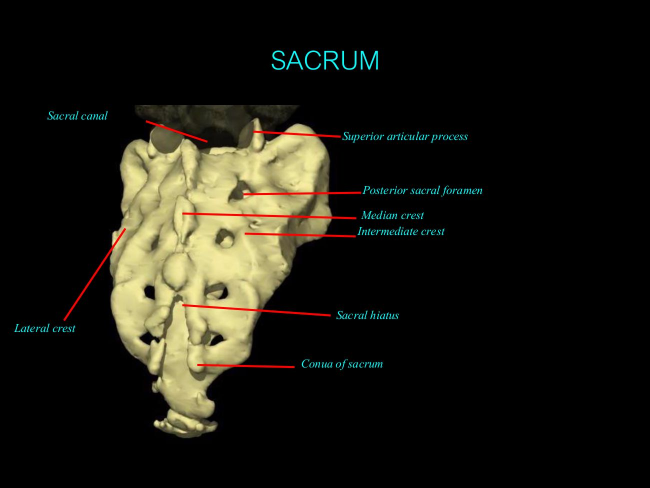
#> input picture anatomy/img/h/ns1_back_044.jpg, 1300 x 975 px (shown at 1/2 size)
$ python -i raster.py   (imports and definitions only)
#> lines starting #> are read from the running program, lines starting #| are printed output that depends on the picture; after the words box and inside, x2 and y2 are one past the last pixel; in counts of white or black regions, pixels touching at a corner belong together
#> further down, picture is the input picture: shape (975, 1300, 3); mean B, G, R 18, 26.1, 27.6
"""Atlas figures whose numbers and leader lines are part of the photo (raster labels).
Find the numbers (Vision OCR on upscaled edge strips and single blobs, then fill each column's sequence),
follow each leader line from its number to its tip (round its bends, across patches where it cannot be seen,
into a printed arrowhead), erase every line that crosses the number margin (numbers read or not), then crop the
white number margins and inpaint the lines, so the photo is as clean as the vector-labelled ones."""
import json, math, os, re, subprocess, tempfile
import numpy as np, cv2

THR = 18.0    # window-averaged line contrast (grey levels) that still counts as line
BEND = 50.0   # line evidence a bent-off piece of leader line needs over its first 22 px (real bends: 78+;
              # a white rim or a nerve beside the tip: 21 or less, as their two sides differ)
EXTEND = True
OCR = os.environ.get('OCR_BIN', os.path.join(os.path.dirname(os.path.abspath(__file__)), 'ocr'))

# [32 lines left out: functions samp, resp, _strong, _samp_v, not called in this run]

def _resp_v(g, X, Y, dx, dy, xs, ys, off):
    c = _samp_v(g, X, Y, xs, ys); n1 = _samp_v(g, X - dy * off, Y + dx * off, xs, ys); n2 = _samp_v(g, X + dy * off, Y - dx * off, xs, ys)
    return (n1 + n2) / 2 - c

# [121 lines left out: functions _rays, best_dir, ray, rays, evidence, snap and 2 more, not called in this run]

def inky(img, pts, pol, share=0.75):
    pts = list(pts); return len(pts) > 0 and sum(ink(img, x, y, pol) for x, y in pts) >= share * len(pts)

# [163 lines left out: functions across, bends, arrowhead, margin_lines, lead, trace_number and 2 more, not called in this run]

def ocr(paths):
    out = subprocess.run([OCR] + paths, capture_output=True, text=True).stdout.splitlines()
    return [json.loads(l) for l in out if l.strip()]

DIG = str.maketrans({'l': '1', 'I': '1', '|': '1', 'i': '1', 'O': '0', 'o': '0', 'S': '5', 's': '5', 'B': '8', 'Z': '2', 'z': '2', 'g': '9', 'q': '9'})
def as_num(t):
    t = t.strip().translate(DIG)
    return int(t) if re.fullmatch(r'\d{1,2}', t) else None

def blobs(img, band=0.09):
    """digit-like blobs near the edges (either polarity), merged into multi-digit numbers"""
#> called with band = 0.09
    H, W = img.shape[:2]; g = cv2.cvtColor(img, cv2.COLOR_BGR2GRAY); out = []
#> after `H, W = img.shape[:2]`: H = 975; W = 1300
#> after `g = cv2.cvtColor(img, cv2.COLOR_BGR2GRAY)`:
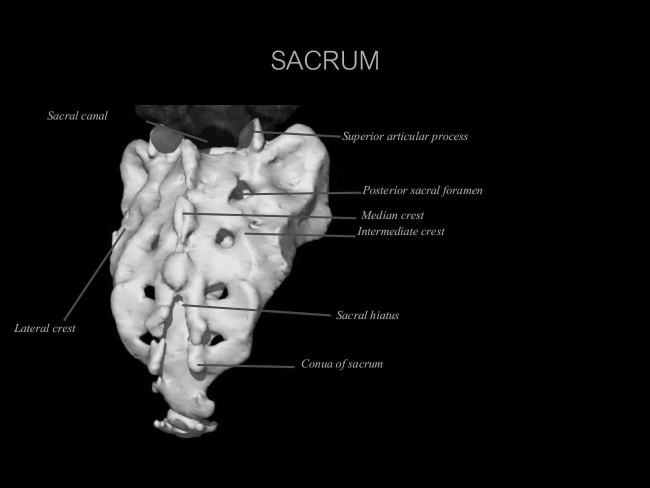
#> g: shape (975, 1300) (shown at 1/2 size); min 0, max 238, mean 25.6
    for pol in (0, 1):
        gg = g if pol == 0 else 255 - g
        th = cv2.adaptiveThreshold(gg, 255, cv2.ADAPTIVE_THRESH_MEAN_C, cv2.THRESH_BINARY_INV, 21, 25)
        n, lab, st, _ = cv2.connectedComponentsWithStats(th)
        for i in range(1, n):
            x, y, w, h, a = st[i]
            if not (0.009 * H <= h <= 0.03 * H and 2 <= w <= h * 0.95 and a >= 0.18 * w * h): continue
            cx = x + w / 2
            if not (cx < band * W or cx > (1 - band) * W or y < band * H or y + h > (1 - band) * H): continue
            out.append([x, y, x + w, y + h, pol])
#> this loop made 2 passes
#> n on passes 1 to 2: 510, 410
#> pass 1, in blobs, `th = cv2.adaptiveThreshold(gg, 255, cv2.ADAPTIVE_THRESH_MEAN_C, cv2.TH..`:
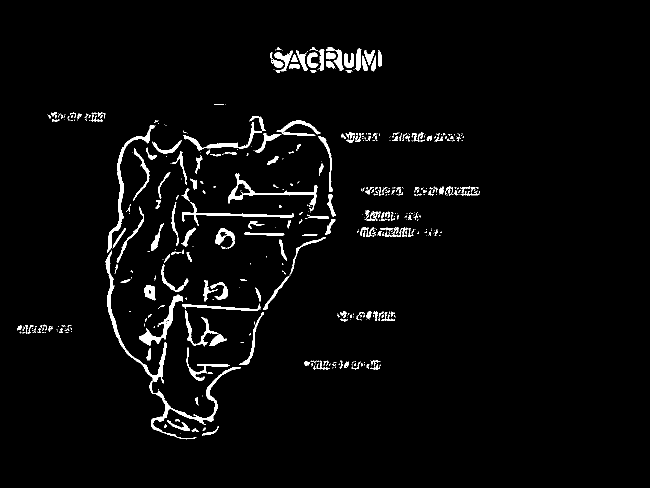
#> th: shape (975, 1300) (shown at 1/2 size); 3% white; 509 white regions (319 under 20 px), largest, box (x1, y1, x2, y2) and area: (299, 734, 482, 879) 2170, (211, 501, 334, 767) 2155, (214, 250, 311, 506) 1879
#> pass 1, in blobs, `n, lab, st, _ = cv2.connectedComponentsWithStats(th)`:
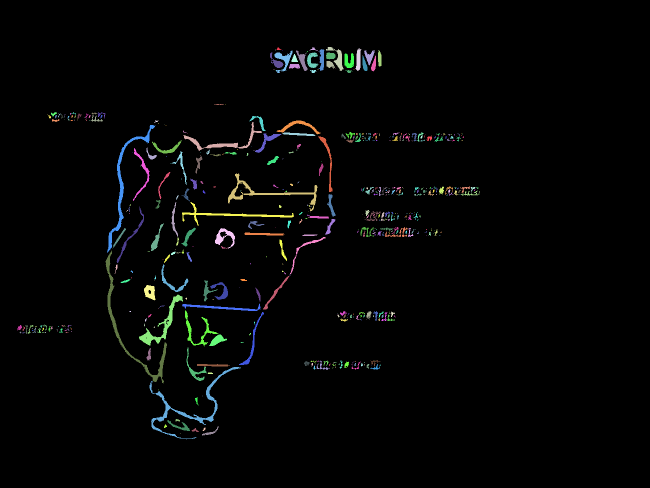
#> lab: shape (975, 1300) int32 (shown at 1/2 size); 510 distinct labels, from 0 to 509; one colour per label, 0 black
#> pass 2, in blobs, `gg = g if pol == 0 else 255 - g`:
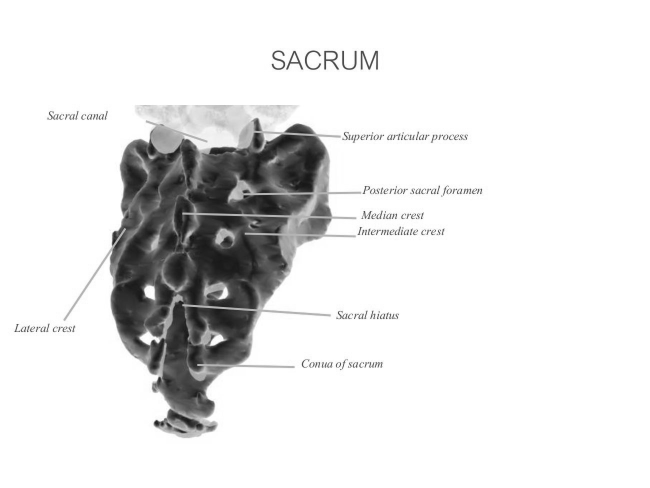
#> gg: shape (975, 1300) (shown at 1/2 size); min 17, max 255, mean 229.4
#> pass 2, in blobs, `th = cv2.adaptiveThreshold(gg, 255, cv2.ADAPTIVE_THRESH_MEAN_C, cv2.TH..`:
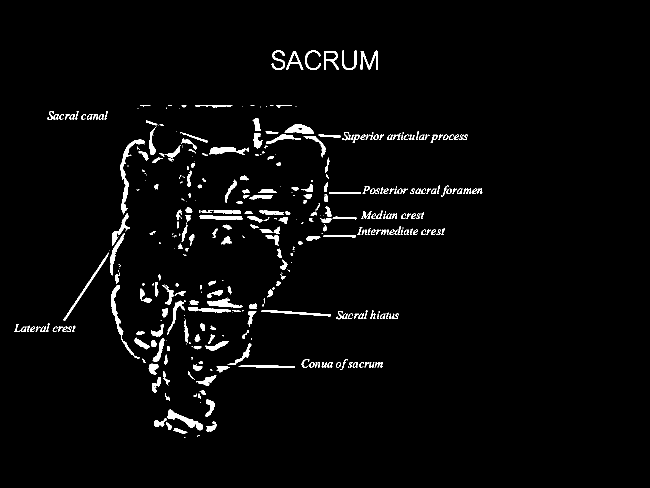
#> th: shape (975, 1300) (shown at 1/2 size); 2.8% white; 409 white regions (133 under 20 px), largest, box (x1, y1, x2, y2) and area: (240, 278, 290, 429) 1168, (335, 818, 406, 861) 863, (222, 570, 247, 672) 750
#> after the loop, out = 13 items, first 6: [86, 649, 94, 661, 0], [35, 650, 44, 661, 0], [50, 650, 56, 668, 0], [56, 650, 67, 668, 0], [97, 652, 102, 663, 0], [65, 656, 72, 666, 0]
    out.sort(key=lambda b: (b[4], b[1], b[0])); merged = []
    for b in out:
        for m in merged:
            if m[4] == b[4] and abs((m[1] + m[3]) / 2 - (b[1] + b[3]) / 2) < 0.5 * (b[3] - b[1]) and -2 <= b[0] - m[2] <= 0.6 * (b[3] - b[1]):
                m[0], m[1], m[2], m[3] = min(m[0], b[0]), min(m[1], b[1]), max(m[2], b[2]), max(m[3], b[3]); break
        else: merged.append(list(b))
#> this loop made 13 passes
#> b on passes 1 to 12: [86, 649, 94, 661, 0], [35, 650, 44, 661, 0], [50, 650, 56, 668, 0], [56, 650, 67, 668, 0], [97, 652, 102, 663, 0], [65, 656, 72, 666, 0], [74, 657, 82, 666, 0], [93, 647, 99, 664, 1], [28, 648, 41, 664, 1], [54, 651, 60, 664, 1], [60, 653, 70, 664, 1], [71, 653, 81, 664, 1]
#> after the loop, m = [93, 647, 115, 664, 1]; merged = [[86, 649, 102, 663, 0], [35, 650, 82, 668, 0], [93, 647, 115, 664, 1], [28, 648, 41, 664, 1], [54, 651, 81, 664, 1]]
    return merged

# [88 lines left out: functions find_numbers, _iou, content_box, process, not called in this run]

>>> import cv2
>>> picture = cv2.imread('../../anatomy/img/h/ns1_back_044.jpg')
>>> result = blobs(picture)
#> result has the same summary as merged in blobs

$ run again, on anatomy/img/h/ns1_back_048.jpg
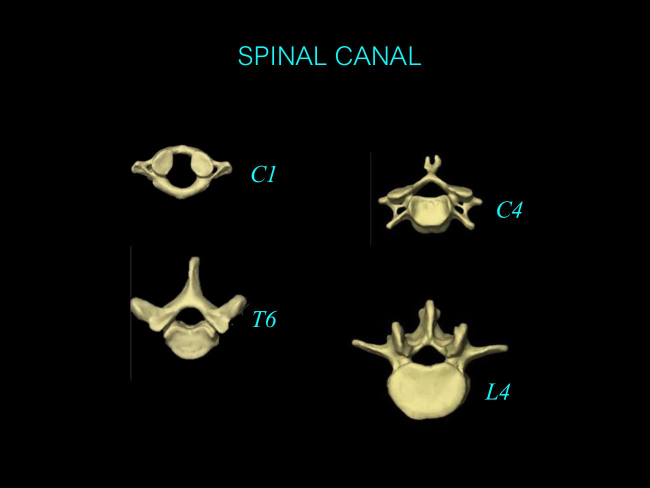
#> input picture anatomy/img/h/ns1_back_048.jpg, 1300 x 975 px (shown at 1/2 size)
#> picture is the input picture: shape (975, 1300, 3); mean B, G, R 7.3, 10.1, 9.8
#> the loop in blobs, `for pol in (0, 1):` made 2 passes
#> n on passes 1 to 2: 141, 91
#> pass 1, in blobs, `n, lab, st, _ = cv2.connectedComponentsWithStats(th)`:
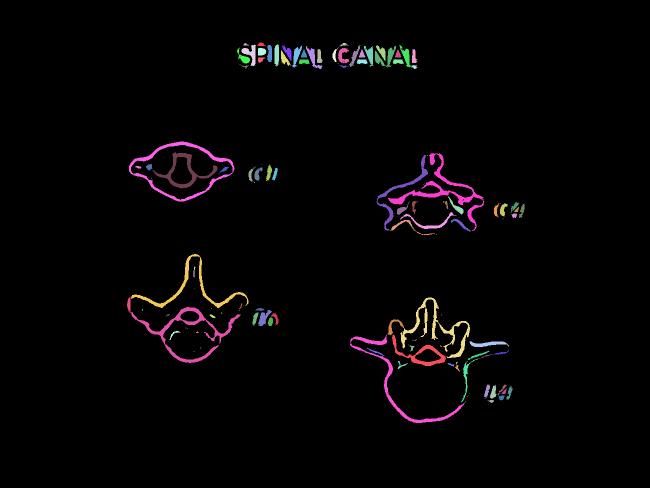
#> lab: shape (975, 1300) int32 (shown at 1/2 size); 141 distinct labels, from 0 to 140; one colour per label, 0 black
#> pass 2, in blobs, `th = cv2.adaptiveThreshold(gg, 255, cv2.ADAPTIVE_THRESH_MEAN_C, cv2.TH..`:
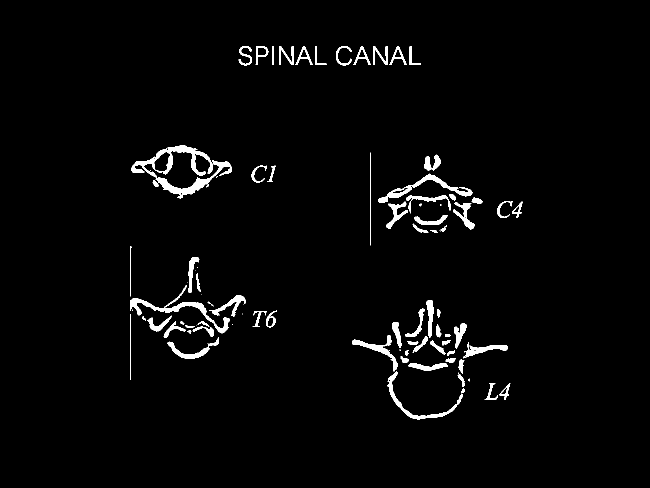
#> th: shape (975, 1300) (shown at 1/2 size); 2.4% white; 90 white regions (18 under 20 px), largest, box (x1, y1, x2, y2) and area: (263, 291, 464, 397) 4977, (261, 570, 460, 667) 2323, (757, 347, 945, 406) 1809
#> after the loop in blobs, `for pol in (0, 1):`: out = []

$ run again, on anatomy/img/h/ns1_back_054.jpg
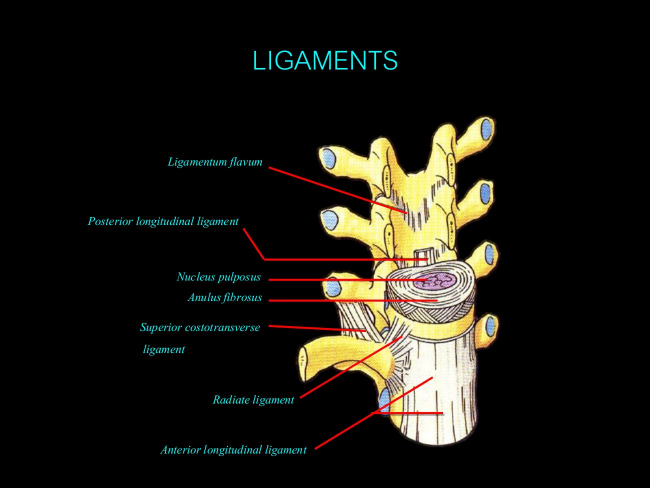
#> input picture anatomy/img/h/ns1_back_054.jpg, 1300 x 975 px (shown at 1/2 size)
#> picture is the input picture: shape (975, 1300, 3); mean B, G, R 19.3, 25.8, 27.5
#> the loop in blobs, `for pol in (0, 1):` made 2 passes
#> n on passes 1 to 2: 650, 730
#> pass 1, in blobs, `n, lab, st, _ = cv2.connectedComponentsWithStats(th)`:
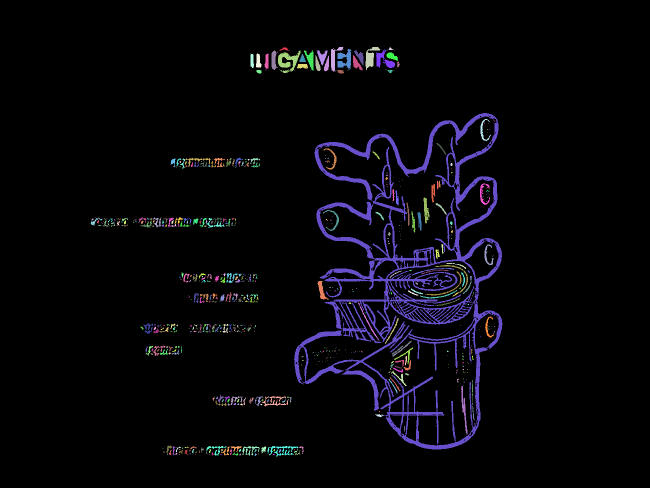
#> lab: shape (975, 1300) int32 (shown at 1/2 size); 650 distinct labels, from 0 to 649; one colour per label, 0 black
#> pass 2, in blobs, `th = cv2.adaptiveThreshold(gg, 255, cv2.ADAPTIVE_THRESH_MEAN_C, cv2.TH..`:
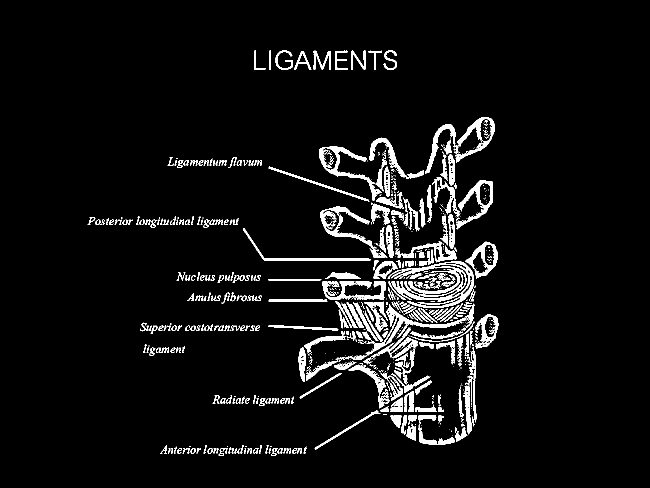
#> th: shape (975, 1300) (shown at 1/2 size); 5.7% white; 729 white regions (407 under 20 px), largest, box (x1, y1, x2, y2) and area: (775, 522, 948, 616) 4917, (850, 234, 989, 348) 2958, (729, 608, 933, 711) 2498
#> after the loop in blobs, `for pol in (0, 1):`: out = 30 items, first 6: [333, 891, 345, 906, 0], [345, 893, 351, 911, 0], [352, 893, 362, 904, 0], [523, 893, 533, 906, 0], [598, 893, 607, 908, 0], [402, 895, 408, 905, 0]
#> the loop in blobs, `for b in out:` made 30 passes
#> after the loop in blobs, `for b in out:`: m = [584, 896, 604, 907, 1]; merged = 17 items, first 6: [333, 891, 362, 911, 0], [523, 893, 533, 906, 0], [598, 893, 607, 908, 0], [402, 895, 408, 905, 0], [460, 898, 464, 910, 0], [369, 899, 377, 909, 0]
#> result has the same summary as merged in blobs

$ run again, on anatomy/img/h/ns1_back_057.jpg
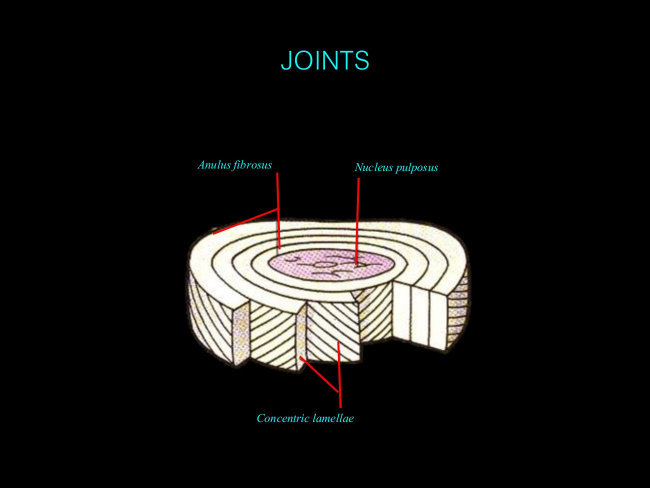
#> input picture anatomy/img/h/ns1_back_057.jpg, 1300 x 975 px (shown at 1/2 size)
#> picture is the input picture: shape (975, 1300, 3); mean B, G, R 21.7, 23.2, 24
#> the loop in blobs, `for pol in (0, 1):` made 2 passes
#> n on passes 1 to 2: 229, 218
#> pass 1, in blobs, `n, lab, st, _ = cv2.connectedComponentsWithStats(th)`:
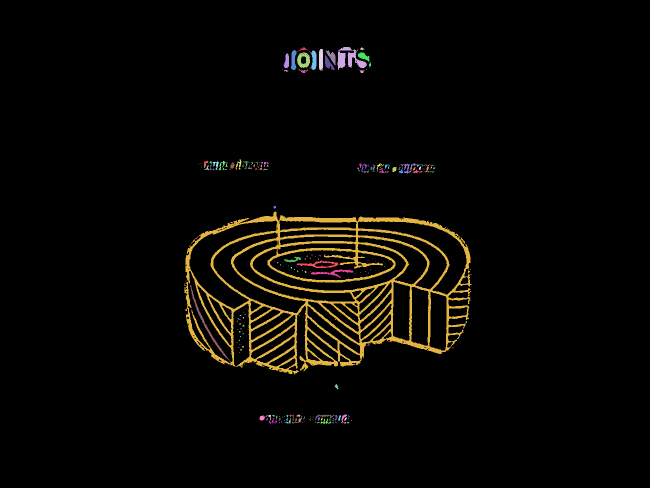
#> lab: shape (975, 1300) int32 (shown at 1/2 size); 229 distinct labels, from 0 to 228; one colour per label, 0 black
#> pass 2, in blobs, `th = cv2.adaptiveThreshold(gg, 255, cv2.ADAPTIVE_THRESH_MEAN_C, cv2.TH..`:
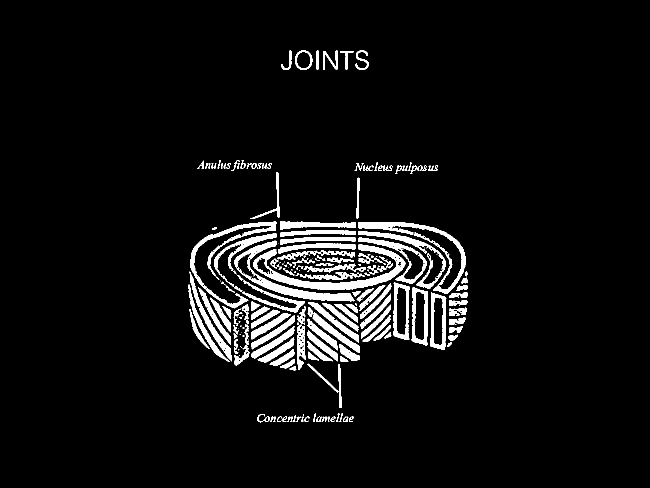
#> th: shape (975, 1300) (shown at 1/2 size); 5.7% white; 217 white regions (61 under 20 px), largest, box (x1, y1, x2, y2) and area: (507, 489, 811, 580) 5611, (468, 481, 709, 603) 4139, (717, 444, 932, 588) 3781
#> after the loop in blobs, `for pol in (0, 1):`: out = []
